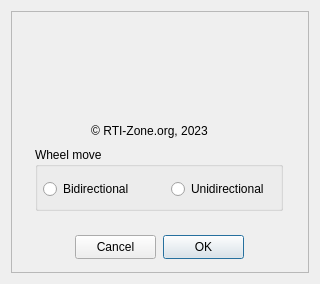
<?xml version="1.0" encoding="UTF-8"?>
<ui version="4.0">
 <class>X2FilterWheel</class>
 <widget class="QDialog" name="X2FilterWheel">
  <property name="geometry">
   <rect>
    <x>0</x>
    <y>0</y>
    <width>320</width>
    <height>284</height>
   </rect>
  </property>
  <property name="sizePolicy">
   <sizepolicy hsizetype="Preferred" vsizetype="Preferred">
    <horstretch>0</horstretch>
    <verstretch>0</verstretch>
   </sizepolicy>
  </property>
  <property name="minimumSize">
   <size>
    <width>320</width>
    <height>284</height>
   </size>
  </property>
  <property name="maximumSize">
   <size>
    <width>320</width>
    <height>284</height>
   </size>
  </property>
  <property name="sizeIncrement">
   <size>
    <width>320</width>
    <height>284</height>
   </size>
  </property>
  <property name="windowTitle">
   <string>Player One FW Settings</string>
  </property>
  <layout class="QVBoxLayout" name="verticalLayout">
   <item>
    <widget class="X2Form" name="X2Form">
     <property name="enabled">
      <bool>true</bool>
     </property>
     <property name="sizePolicy">
      <sizepolicy hsizetype="Preferred" vsizetype="Preferred">
       <horstretch>0</horstretch>
       <verstretch>0</verstretch>
      </sizepolicy>
     </property>
     <property name="minimumSize">
      <size>
       <width>0</width>
       <height>0</height>
      </size>
     </property>
     <property name="maximumSize">
      <size>
       <width>1024</width>
       <height>1024</height>
      </size>
     </property>
     <property name="frameShape">
      <enum>QFrame::StyledPanel</enum>
     </property>
     <property name="frameShadow">
      <enum>QFrame::Raised</enum>
     </property>
     <widget class="QLabel" name="label_RTI">
      <property name="geometry">
       <rect>
        <x>72</x>
        <y>112</y>
        <width>133</width>
        <height>16</height>
       </rect>
      </property>
      <property name="text">
       <string>© RTI-Zone.org, 2023</string>
      </property>
      <property name="alignment">
       <set>Qt::AlignCenter</set>
      </property>
     </widget>
     <widget class="QPushButton" name="pushButtonCancel">
      <property name="geometry">
       <rect>
        <x>64</x>
        <y>224</y>
        <width>81</width>
        <height>24</height>
       </rect>
      </property>
      <property name="text">
       <string>Cancel</string>
      </property>
     </widget>
     <widget class="QPushButton" name="pushButtonOK">
      <property name="geometry">
       <rect>
        <x>152</x>
        <y>224</y>
        <width>81</width>
        <height>24</height>
       </rect>
      </property>
      <property name="text">
       <string>OK</string>
      </property>
      <property name="default">
       <bool>true</bool>
      </property>
     </widget>
     <widget class="QLabel" name="label_logo">
      <property name="geometry">
       <rect>
        <x>48</x>
        <y>16</y>
        <width>200</width>
        <height>78</height>
       </rect>
      </property>
      <property name="text">
       <string/>
      </property>
      <property name="pixmap">
       <pixmap>../../cameraplugins/PlayerOne/PlayerOne.png</pixmap>
      </property>
      <property name="alignment">
       <set>Qt::AlignCenter</set>
      </property>
      <property name="X2_PhotoFileName" stdset="0">
       <string>PlayerOne.png</string>
      </property>
     </widget>
     <widget class="QGroupBox" name="groupBox">
      <property name="geometry">
       <rect>
        <x>24</x>
        <y>136</y>
        <width>248</width>
        <height>64</height>
       </rect>
      </property>
      <property name="title">
       <string>Wheel move</string>
      </property>
      <widget class="QRadioButton" name="radioButton">
       <property name="geometry">
        <rect>
         <x>8</x>
         <y>32</y>
         <width>99</width>
         <height>20</height>
        </rect>
       </property>
       <property name="text">
        <string>Bidirectional</string>
       </property>
      </widget>
      <widget class="QRadioButton" name="radioButton_2">
       <property name="geometry">
        <rect>
         <x>136</x>
         <y>32</y>
         <width>112</width>
         <height>20</height>
        </rect>
       </property>
       <property name="text">
        <string>Unidirectional</string>
       </property>
      </widget>
     </widget>
    </widget>
   </item>
  </layout>
 </widget>
 <customwidgets>
  <customwidget>
   <class>X2Form</class>
   <extends>QFrame</extends>
   <header>x2form.h</header>
   <container>1</container>
  </customwidget>
 </customwidgets>
 <resources/>
 <connections/>
</ui>
